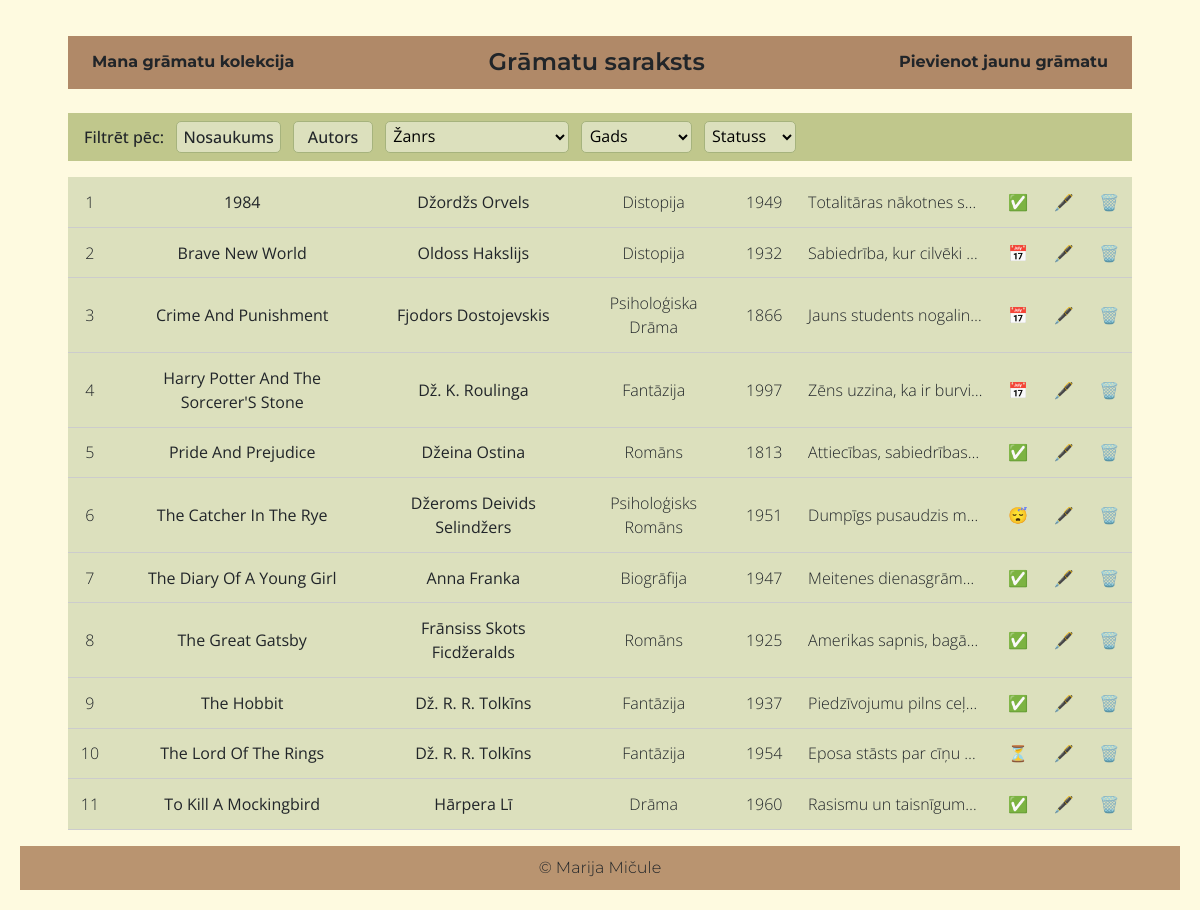
Screenshot of /saraksts?sort=nosaukums&order=asc with the database file from the repository.
### tables this page shows
CREATE TABLE gramatas (
    id INTEGER PRIMARY KEY AUTOINCREMENT,
    nosaukums TEXT NOT NULL,
    gads TEXT NOT NULL,
    autors TEXT NOT NULL,
    zanrs TEXT NOT NULL,
    isuma TEXT NOT NULL,
    statuss TEXT
);

### app.py (the view)
@app.route("/saraksts")
def saraksts():
    sort_by = request.args.get("sort", default="id")
    order = request.args.get("order", default="asc")
    zanrs = request.args.get("zanrs")
    gads_range = request.args.get("gads")
    statuss = request.args.get("statuss")
    query = "SELECT * FROM gramatas WHERE 1=1"
    params = []
    if zanrs:
        query += " AND zanrs = ?"
        params.append(zanrs)
    if gads_range:
        start = int(gads_range)
        end = start + 4
        query += " AND gads BETWEEN ? AND ?"
        params += [str(start), str(end)]
    if statuss:
        query += " AND statuss = ?"
        params.append(statuss)
    valid_sorts = ["nosaukums", "autors", "zanrs", "gads", "statuss"]
    if sort_by not in valid_sorts:
        sort_by = "id"
    if order not in ["asc", "desc"]:  #pā un pret numerāciju/alfabetu
        order = "asc"
    query += f" ORDER BY {sort_by} {order}"
    conn = sqlite3.connect(DB_PATH)
    conn.row_factory = sqlite3.Row  #piekļuve pie kolonnas nosaukuma
    cur = conn.cursor()
    cur.execute(query, params)  #vaicajums ar nosacijumiem
    gramatas = cur.fetchall()  #iegūst grāmatas
    cur.execute("SELECT DISTINCT zanrs FROM gramatas")
    visi_zanri = [row[0] for row in cur.fetchall()]
    cur.execute("SELECT DISTINCT gads FROM gramatas ORDER BY gads ASC")
    gadi = sorted(set(int(r[0]) for r in cur.fetchall() if r[0].isdigit()))
    grupeti_gadi = sorted(set(gadi[i] - gadi[i] % 5 for i in range(len(gadi))))
    conn.close()
    return render_template("lpp2saraksts.html",
                           gramatas=gramatas,
                           visi_zanri=visi_zanri,
                           grupeti_gadi=grupeti_gadi,
                           active_filters={
                               "sort": sort_by,
                               "order": order,
                               "zanrs": zanrs,
                               "gads": gads_range,
                               "statuss": statuss
                           })

### templates/lpp2saraksts.html (shortened to what this page needs)
{% extends "layout.html" %}
{% block body %}
<div class="form-wrapper">
  <div class="top-bar">
    <a href="{{ url_for('sakums') }}" class="montserrat-h">Mana grāmatu kolekcija</a>
    <h1 class="montserrat-H">Grāmatu saraksts</h1>
    <a href="{{ url_for('pievienot') }}" class="montserrat-h">Pievienot jaunu grāmatu</a>
  </div>
  <div class="filter-bar">
    <span class="open-sans-S">Filtrēt pēc:</span>
    <span class="filter-link">
      <a href="{{ url_for('saraksts', sort='nosaukums', order='desc' if active_filters.sort == 'nosaukums' and active_filters.order == 'asc' else 'asc') }}" class="open-sans-S">
        Nosaukums
      </a>
    </span>
    <span class="filter-link">
      <a href="{{ url_for('saraksts', sort='autors', order='desc' if active_filters.sort == 'autors' and active_filters.order == 'asc' else 'asc') }}" class="open-sans-S">
        Autors
      </a>
    </span>
    <form method="get" style="display:inline;">
      <select name="zanrs" onchange="this.form.submit()">
        <option value="">Žanrs</option>
      </select>
    </form>
    <form method="get" style="display:inline;">
      <select name="gads" onchange="this.form.submit()">
        <option value="">Gads</option>
      </select>
    </form>
    <form method="get" style="display:inline;">
      <select name="statuss" onchange="this.form.submit()">
        <option value="">Statuss</option>
      </select>
    </form>
  </div>
  <table class="book-table">
    <tbody>
      {% for gr in gramatas %}
      <tr class="open-sans-P">
        <td>{{ loop.index }}</td>
        <td class="open-sans-B">{{ gr.nosaukums }}</td>
        <td class="open-sans-B">{{ gr.autors }}</td>
        <td>{{ gr.zanrs }}</td>
        <td>{{ gr.gads }}</td>
        <td class="truncate" title="{{ gr.isuma }}">{{ gr.isuma }}</td>
        <td>
          {% if gr.statuss == 'Izlasīts' %}
            ✅
          {% elif gr.statuss == 'Lasu' %}
            ⏳
          {% elif gr.statuss == 'Pamests' %}
            😴
          {% elif gr.statuss == 'Plānā' %}
            📅
          {% endif %}
        </td>
        <td><a href="{{ url_for('rediget', id=gr.id) }}">🖋️</a></td>
        <td><a href="{{ url_for('dzest', id=gr.id) }}" onclick="return confirm('Vai tiešām dzēst šo grāmatu?')">🗑️</a></td>
      </tr>
      {% endfor %}
    </tbody>
  </table>
</div>
{% endblock %}

### static/style.css (style rules this page uses)
:root { --main-bg-color: #fefae0; --header-footer-color: #b99470; --block-bg-color: #a6b37d; --button-bg-color: #c0c78c; --label-bg: #c9cba3; --text-color: #333333; --filter-bg: #dce0bd; --accent: #b08968; }
body { background-color: var(--main-bg-color); margin: 0; padding: 20px; font-family: "Open Sans", sans-serif; display: flex; flex-direction: column; min-height: 100vh; }
a { text-decoration: none; color: inherit; }
.montserrat-H { font-family: "Montserrat", sans-serif; font-weight: 600; }
.montserrat-h { font-family: "Montserrat", sans-serif; font-weight: 300; }
.open-sans-P { font-family: "Open Sans", sans-serif; font-weight: 300; }
.open-sans-S { font-family: "Open Sans", sans-serif; font-weight: 500; }
.open-sans-B { font-family: "Open Sans", sans-serif; font-weight: 400; }
.form-wrapper { background-color: var(--main-bg-color); padding: 2vh 4vw; flex-grow: 1; }
.top-bar { display: flex; justify-content: space-between; align-items: center; background-color: var(--accent); padding: 1.5vh 2vw; margin-bottom: 3vh; }
.top-bar h1 { margin: 0; font-size: 2vw; text-align: center; flex: 1; }
.top-bar a { font-weight: bold; white-space: nowrap; }
form { display: flex; flex-direction: column; gap: 2vh; }
.filter-bar { display: flex; flex-wrap: wrap; gap: 1vw; background-color: var(--button-bg-color); padding: 0.5em 1em; margin-bottom: 1em; align-items: center; font-weight: bold; }
.filter-bar select { padding: 0.2em; border-radius: 5px; border: 1px solid var(--block-bg-color); background-color: var(--filter-bg); }
.filter-link a { display: inline-block; padding: 0.2em 0.4em; border: 1px solid var(--block-bg-color); background-color: var(--filter-bg); border-radius: 5px; min-width: 80px; text-align: center; }
.book-table { width: 100%; border-collapse: collapse; }
.book-table td { padding: 0.8em; border-bottom: 1px solid #ccc; background-color: var(--filter-bg); text-align: center; }
.truncate { max-width: 200px; overflow: hidden; text-overflow: ellipsis; white-space: nowrap; }

### rows the page displays
gramatas: nosaukums "1984", autors "Džordžs Orvels", zanrs "Distopija", gads "1949", isuma "Totalitāras nākotnes s…"
gramatas: nosaukums "Brave New World", autors "Oldoss Hakslijs", zanrs "Distopija", gads "1932", isuma "Sabiedrība, kur cilvēki…"
gramatas: nosaukums "Crime And Punishment", autors "Fjodors Dostojevskis", zanrs "Psiholoģiska Drāma", gads "1866", isuma "Jauns students nogalin…"
gramatas: nosaukums "Harry Potter And The Sorcerer'S Stone", autors "Dž. K. Roulinga", zanrs "Fantāzija", gads "1997", isuma "Zēns uzzina, ka ir burvi…"
gramatas: nosaukums "Pride And Prejudice", autors "Džeina Ostina", zanrs "Romāns", gads "1813", isuma "Attiecības, sabiedrības…"
gramatas: nosaukums "The Catcher In The Rye", autors "Džeroms Deivids Selindžers", zanrs "Psiholoģisks Romāns", gads "1951", isuma "Dumpīgs pusaudzis m…"
gramatas: nosaukums "The Diary Of A Young Girl", autors "Anna Franka", zanrs "Biogrāfija", gads "1947", isuma "Meitenes dienasgrām…"
gramatas: nosaukums "The Great Gatsby", autors "Frānsiss Skots Ficdžeralds", zanrs "Romāns", gads "1925", isuma "Amerikas sapnis, bagā…"
gramatas: nosaukums "The Hobbit", autors "Dž. R. R. Tolkīns", zanrs "Fantāzija", gads "1937", isuma "Piedzīvojumu pilns ceļ…"
gramatas: nosaukums "The Lord Of The Rings", autors "Dž. R. R. Tolkīns", zanrs "Fantāzija", gads "1954", isuma "Eposa stāsts par cīņu…"
gramatas: nosaukums "To Kill A Mockingbird", autors "Hārpera Lī", zanrs "Drāma", gads "1960", isuma "Rasismu un taisnīgum…"
